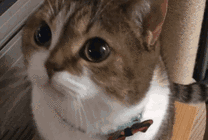
#> input picture gif/20196518133241511.gif, 208 x 140 px
$ python correct_gif_test.py
#> lines starting #> are read from the running program, lines starting #| are printed output that depends on the picture
from PIL import Image ,ImageSequence
gif  = Image.open(r'20196518133241511.gif')
#> gif is the input picture: PIL image 208x140 P; mean R, G, B 106.4, 91, 79.9
for i,frame in enumerate(ImageSequence.Iterator(gif),1):
	frame.save(r'output/%d.png'%i)
#> this loop made 34 passes
#> pass 2, `frame.save(r'output/%d.png'%i)`:
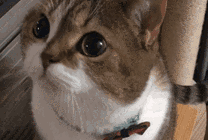
#> saved as 2.png: PIL image 208x140 RGB; mean R, G, B 107.9, 92.5, 81.5
